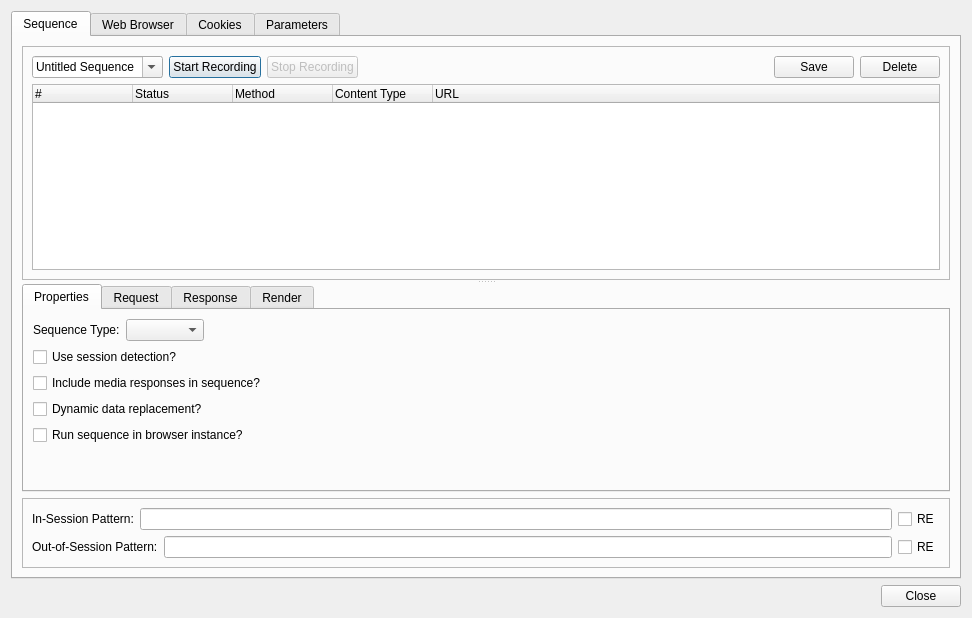
<?xml version="1.0" encoding="UTF-8"?>
<ui version="4.0">
 <class>seqBuildDialog</class>
 <widget class="QDialog" name="seqBuildDialog">
  <property name="geometry">
   <rect>
    <x>0</x>
    <y>0</y>
    <width>972</width>
    <height>618</height>
   </rect>
  </property>
  <property name="windowTitle">
   <string>Sequence Builder</string>
  </property>
  <layout class="QVBoxLayout" name="verticalLayout">
   <item>
    <widget class="QTabWidget" name="sequenceTabWidget">
     <property name="enabled">
      <bool>true</bool>
     </property>
     <property name="currentIndex">
      <number>0</number>
     </property>
     <widget class="QWidget" name="tabSequence">
      <attribute name="title">
       <string>Sequence</string>
      </attribute>
      <layout class="QVBoxLayout" name="verticalLayout_3">
       <item>
        <widget class="QSplitter" name="splitter">
         <property name="orientation">
          <enum>Qt::Vertical</enum>
         </property>
         <widget class="QFrame" name="frame">
          <property name="frameShape">
           <enum>QFrame::StyledPanel</enum>
          </property>
          <property name="frameShadow">
           <enum>QFrame::Raised</enum>
          </property>
          <layout class="QVBoxLayout" name="verticalLayout_5">
           <item>
            <layout class="QHBoxLayout" name="horizontalLayout">
             <item>
              <widget class="QComboBox" name="sequencesComboBox">
               <property name="editable">
                <bool>true</bool>
               </property>
               <item>
                <property name="text">
                 <string>Untitled Sequence</string>
                </property>
               </item>
              </widget>
             </item>
             <item>
              <widget class="QPushButton" name="startRecordingButton">
               <property name="text">
                <string>Start Recording</string>
               </property>
              </widget>
             </item>
             <item>
              <widget class="QPushButton" name="stopRecordingButton">
               <property name="enabled">
                <bool>false</bool>
               </property>
               <property name="text">
                <string>Stop Recording</string>
               </property>
              </widget>
             </item>
             <item>
              <spacer name="horizontalSpacer_2">
               <property name="orientation">
                <enum>Qt::Horizontal</enum>
               </property>
               <property name="sizeHint" stdset="0">
                <size>
                 <width>40</width>
                 <height>20</height>
                </size>
               </property>
              </spacer>
             </item>
             <item>
              <widget class="QPushButton" name="saveSequenceButton">
               <property name="text">
                <string>Save</string>
               </property>
              </widget>
             </item>
             <item>
              <widget class="QPushButton" name="deleteSequenceButton">
               <property name="text">
                <string>Delete</string>
               </property>
              </widget>
             </item>
            </layout>
           </item>
           <item>
            <widget class="QTreeWidget" name="sequenceStepsTreeWidget">
             <property name="autoFillBackground">
              <bool>false</bool>
             </property>
             <property name="alternatingRowColors">
              <bool>true</bool>
             </property>
             <column>
              <property name="text">
               <string>#</string>
              </property>
             </column>
             <column>
              <property name="text">
               <string>Status</string>
              </property>
             </column>
             <column>
              <property name="text">
               <string>Method</string>
              </property>
             </column>
             <column>
              <property name="text">
               <string>Content Type</string>
              </property>
             </column>
             <column>
              <property name="text">
               <string>URL</string>
              </property>
             </column>
            </widget>
           </item>
          </layout>
         </widget>
         <widget class="QTabWidget" name="sequencePropertiesTabWidget">
          <property name="currentIndex">
           <number>0</number>
          </property>
          <widget class="QWidget" name="propertiesTabWidget">
           <attribute name="title">
            <string>Properties</string>
           </attribute>
           <layout class="QVBoxLayout" name="verticalLayout_8">
            <item>
             <layout class="QHBoxLayout" name="horizontalLayout_4">
              <item>
               <widget class="QLabel" name="label">
                <property name="text">
                 <string>Sequence Type:</string>
                </property>
               </widget>
              </item>
              <item>
               <widget class="QComboBox" name="sequenceTypeComboBox">
                <item>
                 <property name="text">
                  <string/>
                 </property>
                </item>
                <item>
                 <property name="text">
                  <string>Sign In</string>
                 </property>
                </item>
                <item>
                 <property name="text">
                  <string>Sign Out</string>
                 </property>
                </item>
                <item>
                 <property name="text">
                  <string>Fuzz</string>
                 </property>
                </item>
                <item>
                 <property name="text">
                  <string>Generic</string>
                 </property>
                </item>
               </widget>
              </item>
              <item>
               <spacer name="horizontalSpacer_3">
                <property name="orientation">
                 <enum>Qt::Horizontal</enum>
                </property>
                <property name="sizeHint" stdset="0">
                 <size>
                  <width>40</width>
                  <height>20</height>
                 </size>
                </property>
               </spacer>
              </item>
             </layout>
            </item>
            <item>
             <layout class="QHBoxLayout" name="horizontalLayout_7">
              <item>
               <widget class="QCheckBox" name="useSessionDetectionCheckbox">
                <property name="text">
                 <string>Use session detection?</string>
                </property>
               </widget>
              </item>
              <item>
               <spacer name="horizontalSpacer_4">
                <property name="orientation">
                 <enum>Qt::Horizontal</enum>
                </property>
                <property name="sizeHint" stdset="0">
                 <size>
                  <width>40</width>
                  <height>20</height>
                 </size>
                </property>
               </spacer>
              </item>
             </layout>
            </item>
            <item>
             <layout class="QHBoxLayout" name="horizontalLayout_9">
              <item>
               <widget class="QCheckBox" name="includeMediaCheckbox">
                <property name="text">
                 <string>Include media responses in sequence?</string>
                </property>
               </widget>
              </item>
             </layout>
            </item>
            <item>
             <layout class="QHBoxLayout" name="horizontalLayout_6">
              <item>
               <widget class="QCheckBox" name="dynamicDataCheckbox">
                <property name="text">
                 <string>Dynamic data replacement?</string>
                </property>
               </widget>
              </item>
             </layout>
            </item>
            <item>
             <layout class="QHBoxLayout" name="horizontalLayout_10">
              <item>
               <widget class="QCheckBox" name="useBrowserCheckbox">
                <property name="text">
                 <string>Run sequence in browser instance?</string>
                </property>
               </widget>
              </item>
             </layout>
            </item>
            <item>
             <spacer name="verticalSpacer">
              <property name="orientation">
               <enum>Qt::Vertical</enum>
              </property>
              <property name="sizeHint" stdset="0">
               <size>
                <width>20</width>
                <height>40</height>
               </size>
              </property>
             </spacer>
            </item>
           </layout>
          </widget>
          <widget class="QWidget" name="requestViewSequenceTabWidget">
           <attribute name="title">
            <string>Request</string>
           </attribute>
          </widget>
          <widget class="QWidget" name="responseViewSequenceTabWidget">
           <attribute name="title">
            <string>Response</string>
           </attribute>
          </widget>
          <widget class="QWidget" name="renderViewSequenceTabWidget">
           <attribute name="title">
            <string>Render</string>
           </attribute>
          </widget>
         </widget>
        </widget>
       </item>
       <item>
        <widget class="QFrame" name="frame_2">
         <property name="frameShape">
          <enum>QFrame::StyledPanel</enum>
         </property>
         <property name="frameShadow">
          <enum>QFrame::Raised</enum>
         </property>
         <layout class="QVBoxLayout" name="verticalLayout_9">
          <item>
           <layout class="QHBoxLayout" name="horizontalLayout_3">
            <item>
             <widget class="QLabel" name="label_3">
              <property name="text">
               <string>In-Session Pattern:</string>
              </property>
             </widget>
            </item>
            <item>
             <widget class="QLineEdit" name="inSessionPatternEdit"/>
            </item>
            <item>
             <widget class="QCheckBox" name="inSessionPatternRE">
              <property name="text">
               <string>RE</string>
              </property>
             </widget>
            </item>
           </layout>
          </item>
          <item>
           <layout class="QHBoxLayout" name="horizontalLayout_5">
            <item>
             <widget class="QLabel" name="label_2">
              <property name="text">
               <string>Out-of-Session Pattern:</string>
              </property>
             </widget>
            </item>
            <item>
             <widget class="QLineEdit" name="outOfSessionPatternEdit"/>
            </item>
            <item>
             <widget class="QCheckBox" name="outOfSessionPatternRE">
              <property name="text">
               <string>RE</string>
              </property>
             </widget>
            </item>
           </layout>
          </item>
         </layout>
        </widget>
       </item>
      </layout>
     </widget>
     <widget class="QWidget" name="tabWebBrowser">
      <attribute name="title">
       <string>Web Browser</string>
      </attribute>
      <layout class="QVBoxLayout" name="verticalLayout_2">
       <item>
        <widget class="QFrame" name="webBrowserFrame">
         <property name="frameShape">
          <enum>QFrame::StyledPanel</enum>
         </property>
         <property name="frameShadow">
          <enum>QFrame::Raised</enum>
         </property>
        </widget>
       </item>
      </layout>
     </widget>
     <widget class="QWidget" name="sequenceBuilderCookiesTab">
      <attribute name="title">
       <string>Cookies</string>
      </attribute>
      <layout class="QVBoxLayout" name="verticalLayout_4">
       <item>
        <widget class="QTreeWidget" name="sequenceCookiesTreeWidget">
         <property name="alternatingRowColors">
          <bool>true</bool>
         </property>
         <column>
          <property name="text">
           <string>Track?</string>
          </property>
         </column>
         <column>
          <property name="text">
           <string>Domain</string>
          </property>
         </column>
         <column>
          <property name="text">
           <string>Name</string>
          </property>
         </column>
         <column>
          <property name="text">
           <string>Value</string>
          </property>
         </column>
         <column>
          <property name="text">
           <string>Path</string>
          </property>
         </column>
         <column>
          <property name="text">
           <string>Expiry</string>
          </property>
         </column>
         <column>
          <property name="text">
           <string>Session Cookie</string>
          </property>
         </column>
         <column>
          <property name="text">
           <string>HttpOnly</string>
          </property>
         </column>
         <column>
          <property name="text">
           <string>Secure</string>
          </property>
         </column>
        </widget>
       </item>
      </layout>
     </widget>
     <widget class="QWidget" name="sequenceBuilderParameters">
      <attribute name="title">
       <string>Parameters</string>
      </attribute>
      <layout class="QVBoxLayout" name="verticalLayout_6">
       <item>
        <widget class="QTreeWidget" name="sequenceParametersTreeWidget">
         <column>
          <property name="text">
           <string>Track</string>
          </property>
         </column>
         <column>
          <property name="text">
           <string>ID#</string>
          </property>
         </column>
         <column>
          <property name="text">
           <string>XREF</string>
          </property>
         </column>
         <column>
          <property name="text">
           <string>Source</string>
          </property>
         </column>
         <column>
          <property name="text">
           <string>Type</string>
          </property>
         </column>
         <column>
          <property name="text">
           <string>Position</string>
          </property>
         </column>
         <column>
          <property name="text">
           <string>Target</string>
          </property>
         </column>
         <column>
          <property name="text">
           <string>Name</string>
          </property>
         </column>
         <column>
          <property name="text">
           <string>Value</string>
          </property>
         </column>
         <column>
          <property name="text">
           <string>URL(s)</string>
          </property>
         </column>
        </widget>
       </item>
      </layout>
     </widget>
    </widget>
   </item>
   <item>
    <layout class="QHBoxLayout" name="horizontalLayout_2">
     <item>
      <spacer name="horizontalSpacer">
       <property name="orientation">
        <enum>Qt::Horizontal</enum>
       </property>
       <property name="sizeHint" stdset="0">
        <size>
         <width>40</width>
         <height>20</height>
        </size>
       </property>
      </spacer>
     </item>
     <item>
      <widget class="QPushButton" name="seqCloseButton">
       <property name="text">
        <string>Close</string>
       </property>
      </widget>
     </item>
    </layout>
   </item>
  </layout>
 </widget>
 <resources/>
 <connections>
  <connection>
   <sender>seqCloseButton</sender>
   <signal>clicked()</signal>
   <receiver>seqBuildDialog</receiver>
   <slot>close()</slot>
   <hints>
    <hint type="sourcelabel">
     <x>731</x>
     <y>575</y>
    </hint>
    <hint type="destinationlabel">
     <x>390</x>
     <y>301</y>
    </hint>
   </hints>
  </connection>
 </connections>
</ui>
